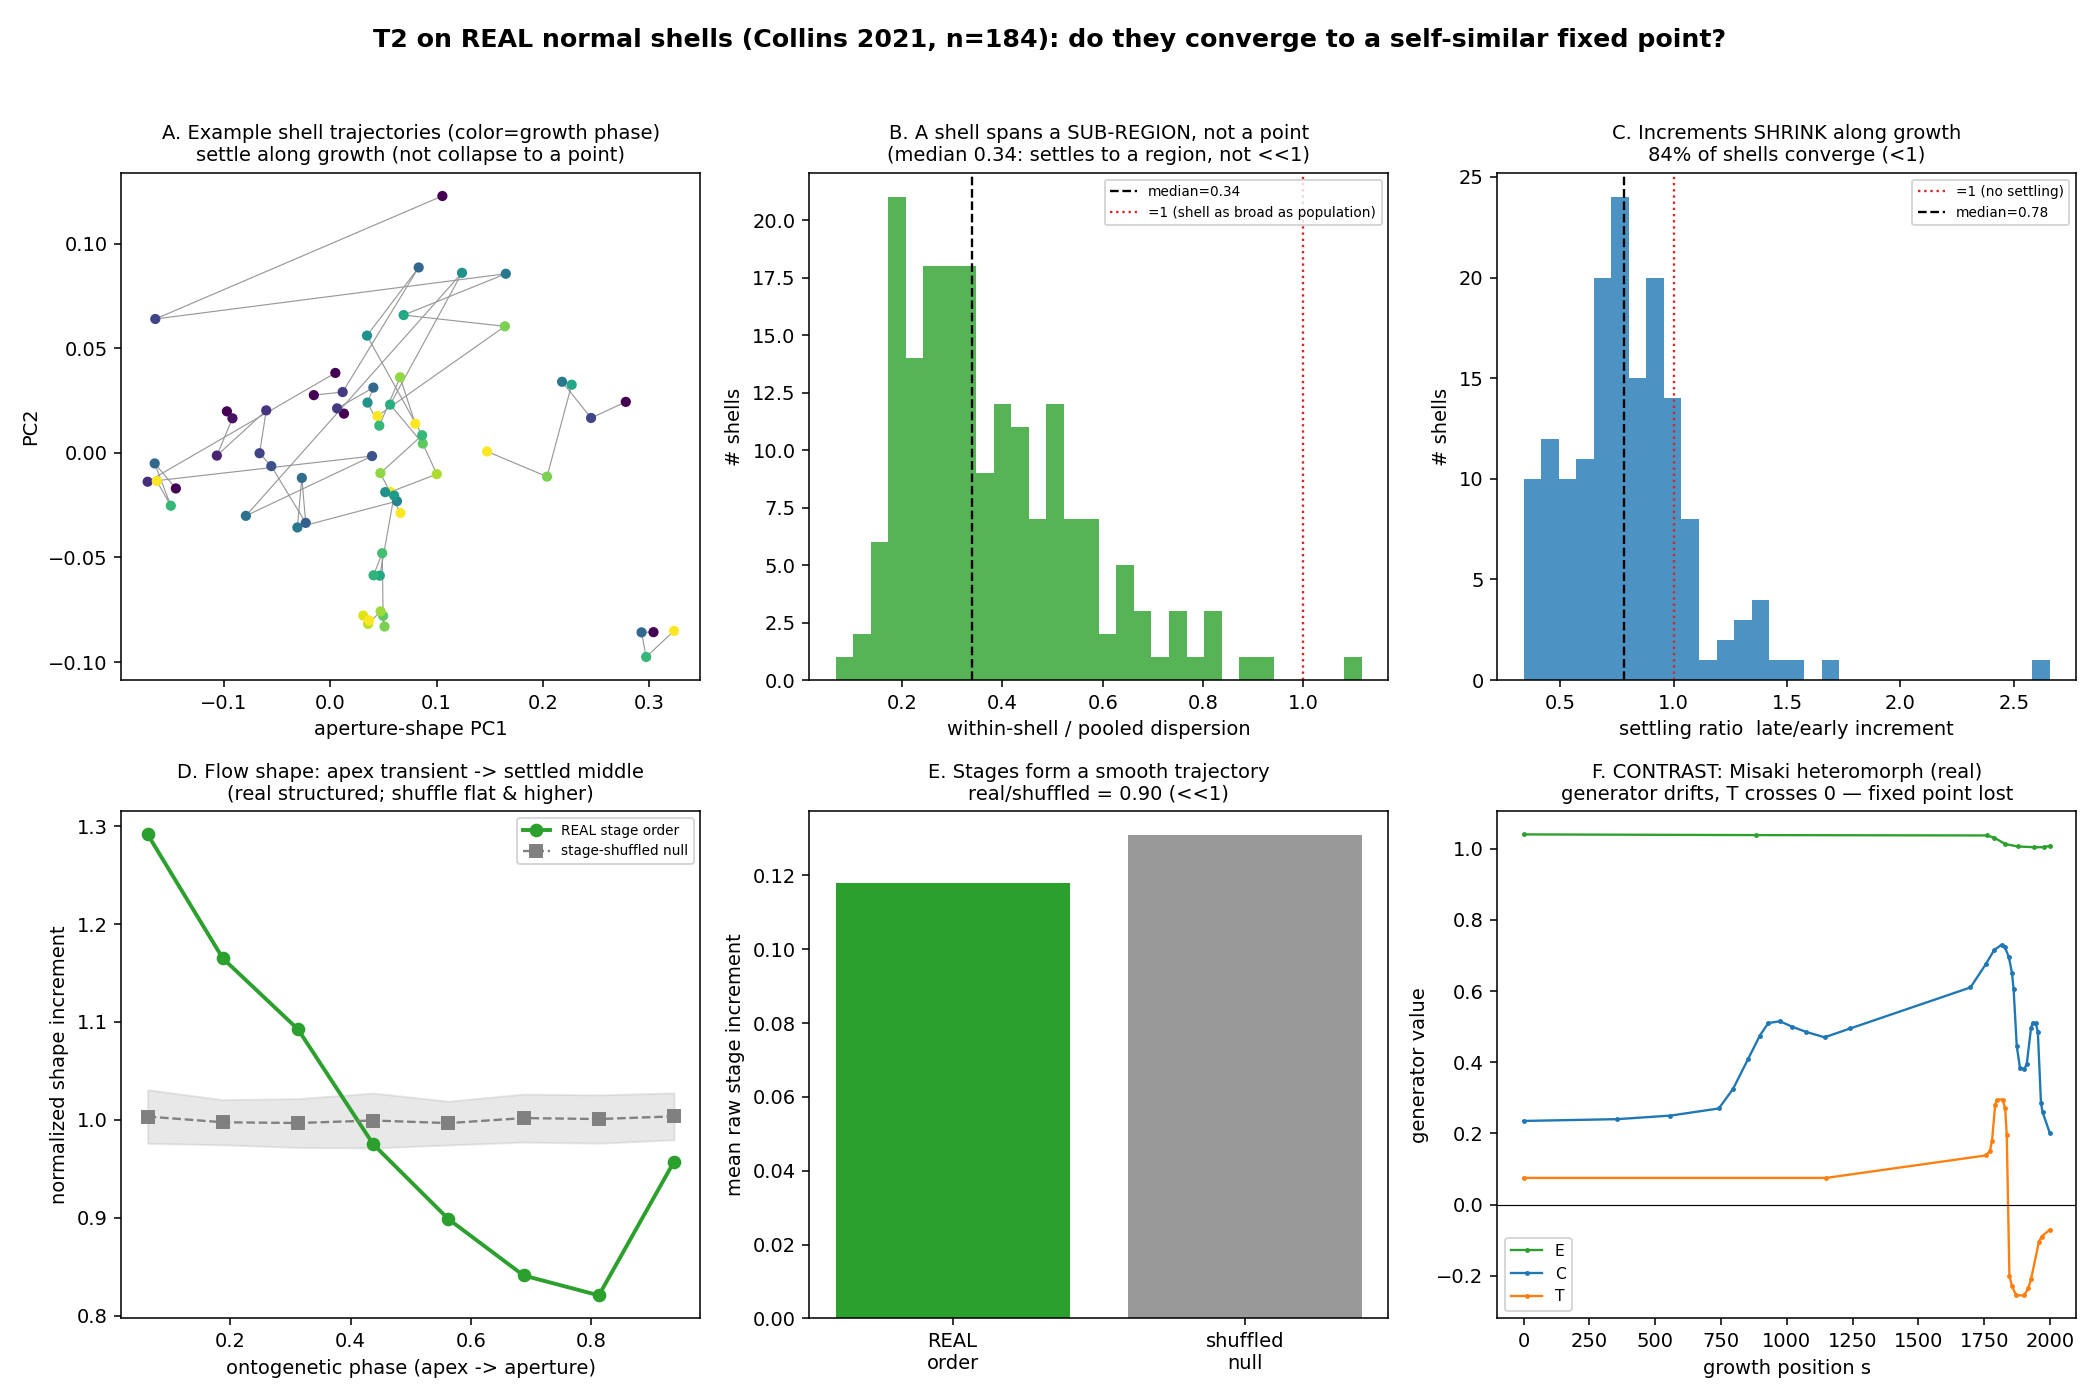

This chart was generated by the following Python code:
"""
T2 — the REAL normal endpoint (Ron's data-in-hand gate).

The calibrated apparatus (shell_t2_anchor / shell_t2_volume) tests a SYNTHETIC
normal (constant E,C,T, self-similar by construction) against a REAL heteromorph
(Misaki, T crosses zero). That contrast is asymmetric: the normal side is
self-similar by fiat. This script fills the missing endpoint with REAL normal
shells and asks the falsifiable question directly:

    Do real normal gastropod shells converge to a self-similar fixed point
    along their own growth trajectory?

Data: Collins et al. 2021 `S_Table_3_hangle_output.csv` — 184 normal-gastropod
shells, each 4-21 growth stages, aperture outline as an 18-component HARMONIC-
ANGLE shape vector (scale- and rotation-invariant by construction). For a
perfectly self-similar (gnomonic) shell the outline shape is identical at every
stage => the 18-vector is CONSTANT along growth; any drift is departure from
self-similarity. So self-similarity is read directly off the trajectory, no
generator fit needed.

Readouts (all intra-shell, falsifiable):
  (1) within-shell dispersion / pooled dispersion  — is the shell a *point* in
      morphospace? (self-similar => << 1)
  (2) settling ratio = mean(late-third step)/mean(early-third step) — do the
      stage-to-stage increments SHRINK toward a fixed point? (<1 => converging)
  (3) aggregate increment-vs-phase profile, REAL vs STAGE-SHUFFLED null — proves
      the ordering is a smooth flow (a trajectory) and exposes the apex transient
      and any terminal maturity flare.

Contrast panel: Misaki morphotype I (real heteromorph) generator E,C,T(s) — the
lost fixed point. Same dataset family used by the calibrated anchor.

Falsifier: if normal shells do NOT converge (increments don't shrink; within ~
pooled; real profile == shuffled), the "normal converges / heteromorph loses"
premise of cross-stratum-transduction T2 is wrong.
"""
import sys, csv
from pathlib import Path
from collections import defaultdict
import numpy as np
import matplotlib; matplotlib.use("Agg")
import matplotlib.pyplot as plt
try:
    sys.stdout.reconfigure(encoding="utf-8")
except (AttributeError, ValueError):
    pass

ROOT = Path(r"H:\character-framework\data\shell")
COLLINS = ROOT / "doi_10_5061_dryad_p5hqbzknw__v20210113" / "S_Table_3_hangle_output.csv"
MISAKI = ROOT / "doi_10_5061_dryad_q573n5tnz__v20230815" / \
    "Data_2_Parameter_values_of_the_growing_tube_model_for_each_morphotype.csv"
OUT = Path(r"H:\character-framework\experiments")
rng = np.random.default_rng(7)

# ---------------------------------------------------------------- load Collins
rows = list(csv.reader(open(COLLINS)))
hdr = rows[0]
vcol = [hdr.index(f"V{i}") for i in range(1, 19)]
cid, cap = hdr.index("ID"), hdr.index("Aperture")
shells = defaultdict(list)  # id -> list of (stage, 18-vec)
for r in rows[1:]:
    shells[r[cid]].append((int(r[cap]), np.array([float(r[c]) for c in vcol])))
traj = {}  # id -> (S,18) sorted by stage
for k, v in shells.items():
    v.sort(key=lambda t: t[0])
    traj[k] = np.array([x for _, x in v])
ids = list(traj)
X = np.vstack([traj[k] for k in ids])               # (1474,18) all stage-vectors
gmean = X.mean(0)
print(f"Collins: {len(ids)} normal shells, {len(X)} aperture stages, 18-dim shape vectors")

# size leakage check: is shape-vector magnitude correlated with stage within shells?
cors = []
for k in ids:
    t = traj[k]; st = np.arange(len(t))
    mag = np.linalg.norm(t - gmean, axis=1)
    if mag.std() > 0:
        cors.append(np.corrcoef(st, mag)[0, 1])
print(f"  size-leakage check: median corr(|shape-vec|, stage) = {np.median(cors):+.3f} "
      f"(near 0 => descriptor is scale-free, as designed)")

# ---------------------------------------------------------------- (1) within / pooled dispersion
V_pool = np.mean(np.sum((X - gmean) ** 2, axis=1))        # pooled variance about global mean
within = []
for k in ids:
    t = traj[k]; m = t.mean(0)
    within.append(np.mean(np.sum((t - m) ** 2, axis=1)))
within = np.array(within)
ratio_wp = within / V_pool
print(f"\n(1) within-shell / pooled dispersion: median = {np.median(ratio_wp):.3f}  "
      f"(self-similar => << 1; each shell ~ a point in morphospace)")
print(f"    {np.mean(ratio_wp < 0.2)*100:.0f}% of shells have within < 0.2 * pooled")

# ---------------------------------------------------------------- (2) settling ratio
def thirds_ratio(t):
    d = np.linalg.norm(np.diff(t, axis=0), axis=1)        # consecutive-stage increments
    n = len(d)
    if n < 4: return np.nan
    k = max(1, n // 3)
    early, late = d[:k].mean(), d[-k:].mean()
    return late / early if early > 0 else np.nan
settle = np.array([thirds_ratio(traj[k]) for k in ids])
settle = settle[~np.isnan(settle)]
print(f"\n(2) settling ratio late/early increment: median = {np.median(settle):.3f}  "
      f"(<1 => increments shrink => converging to a fixed point)")
print(f"    {np.mean(settle < 1)*100:.0f}% of shells converge (ratio < 1)  [n={len(settle)}]")

# ---------------------------------------------------------------- (3) increment vs phase: real vs shuffled
NB = 8
edges = np.linspace(0, 1, NB + 1)
def profile(order_fn, n_rep=1):
    acc = np.zeros((n_rep, NB)); cnt = np.zeros((n_rep, NB))
    for rep in range(n_rep):
        for k in ids:
            t = traj[k]
            if len(t) < 4: continue
            tt = order_fn(t)
            d = np.linalg.norm(np.diff(tt, axis=0), axis=1)
            d = d / d.mean() if d.mean() > 0 else d        # normalize per-shell: removes size, keeps shape of profile
            phi = (np.arange(len(d)) + 0.5) / len(d)
            idx = np.clip(np.digitize(phi, edges) - 1, 0, NB - 1)
            for b, val in zip(idx, d):
                acc[rep, b] += val; cnt[rep, b] += 1
    m = acc / np.maximum(cnt, 1)
    return m.mean(0), m.std(0)
real_prof, _ = profile(lambda t: t, 1)
shuf_prof, shuf_sd = profile(lambda t: t[rng.permutation(len(t))], 200)
# raw (un-normalized) mean increment, real vs shuffled — the "is it a smooth flow" test
def mean_raw_incr(order_fn, n_rep=1):
    vals = []
    for rep in range(n_rep):
        ds = []
        for k in ids:
            t = traj[k]
            if len(t) < 2: continue
            tt = order_fn(t)
            ds.append(np.linalg.norm(np.diff(tt, axis=0), axis=1).mean())
        vals.append(np.mean(ds))
    return np.mean(vals)
raw_real = mean_raw_incr(lambda t: t, 1)
raw_shuf = mean_raw_incr(lambda t: t[rng.permutation(len(t))], 200)
print(f"\n(3) mean raw stage-increment: REAL order = {raw_real:.4f}  vs SHUFFLED = {raw_shuf:.4f}  "
      f"(real << shuffled => stages form a smooth trajectory, not a cloud)")
print(f"    real/shuffled = {raw_real/raw_shuf:.3f}")

# ---------------------------------------------------------------- PCA for the trajectory plot
U, Sv, Wt = np.linalg.svd(X - gmean, full_matrices=False)
PC = Wt[:2]                                                # (2,18)
def proj(t): return (t - gmean) @ PC.T

# ---------------------------------------------------------------- Misaki heteromorph (contrast)
def parse_misaki(path, morph="I"):
    rs = list(csv.reader(open(path, encoding="utf-8"))); h = rs[0]
    cs = h.index(f"Morphotype {morph} (values of s)"); cv = h.index(f"Morphotype {morph} (values of E, C, T)")
    out = {"E": [[], []], "C": [[], []], "T": [[], []]}; cur = None
    for r in rs[1:]:
        if len(r) <= cv: continue
        a, b = r[cs].strip(), r[cv].strip()
        if b in ("E", "C", "T"): cur = b; continue
        if cur is None or a == "" or a.lower().startswith(("upper", "growth")): continue
        try: out[cur][0].append(float(a)); out[cur][1].append(float(b))
        except ValueError: pass
    return out
mis = parse_misaki(MISAKI, "I")

# ================================================================ figure
fig = plt.figure(figsize=(15, 10))
fig.suptitle("T2 on REAL normal shells (Collins 2021, n=184): do they converge to a self-similar fixed point?",
             fontsize=13, fontweight="bold")

# A: example trajectories in PCA shape space, colored by stage
ax = fig.add_subplot(2, 3, 1)
order = np.argsort(-within)                                # show a spread: most + least stationary
pick = [ids[i] for i in list(order[:3]) + list(order[len(order)//2-1:len(order)//2+1]) + list(order[-3:])]
for k in pick:
    p = proj(traj[k]); ph = np.linspace(0, 1, len(p))
    ax.plot(p[:, 0], p[:, 1], "-", color="0.6", lw=0.6, zorder=1)
    ax.scatter(p[:, 0], p[:, 1], c=ph, cmap="viridis", s=18, zorder=2)
ax.set_xlabel("aperture-shape PC1"); ax.set_ylabel("PC2")
ax.set_title("A. Example shell trajectories (color=growth phase)\nsettle along growth (not collapse to a point)", fontsize=10)

# B: within/pooled dispersion histogram
ax = fig.add_subplot(2, 3, 2)
ax.hist(ratio_wp, bins=30, color="tab:green", alpha=0.8)
ax.axvline(np.median(ratio_wp), color="k", ls="--", lw=1.2, label=f"median={np.median(ratio_wp):.2f}")
ax.axvline(1.0, color="tab:red", ls=":", lw=1.2, label="=1 (shell as broad as population)")
ax.set_xlabel("within-shell / pooled dispersion"); ax.set_ylabel("# shells")
ax.set_title("B. A shell spans a SUB-REGION, not a point\n(median 0.34: settles to a region, not <<1)", fontsize=10)
ax.legend(fontsize=7)

# C: settling ratio histogram
ax = fig.add_subplot(2, 3, 3)
ax.hist(np.clip(settle, 0, 3), bins=30, color="tab:blue", alpha=0.8)
ax.axvline(1.0, color="tab:red", ls=":", lw=1.2, label="=1 (no settling)")
ax.axvline(np.median(settle), color="k", ls="--", lw=1.2, label=f"median={np.median(settle):.2f}")
ax.set_xlabel("settling ratio  late/early increment"); ax.set_ylabel("# shells")
ax.set_title(f"C. Increments SHRINK along growth\n{np.mean(settle<1)*100:.0f}% of shells converge (<1)", fontsize=10)
ax.legend(fontsize=7)

# D: increment-vs-phase profile, real vs shuffled
ax = fig.add_subplot(2, 3, 4)
ctr = (edges[:-1] + edges[1:]) / 2
ax.plot(ctr, real_prof, "o-", color="tab:green", lw=2, label="REAL stage order")
ax.plot(ctr, shuf_prof, "s--", color="0.5", lw=1.2, label="stage-shuffled null")
ax.fill_between(ctr, shuf_prof - shuf_sd, shuf_prof + shuf_sd, color="0.7", alpha=0.3)
ax.set_xlabel("ontogenetic phase (apex -> aperture)"); ax.set_ylabel("normalized shape increment")
ax.set_title("D. Flow shape: apex transient -> settled middle\n(real structured; shuffle flat & higher)", fontsize=10)
ax.legend(fontsize=7)

# E: raw increment real vs shuffled (smooth-trajectory test)
ax = fig.add_subplot(2, 3, 5)
ax.bar(["REAL\norder", "shuffled\nnull"], [raw_real, raw_shuf],
       color=["tab:green", "0.6"])
ax.set_ylabel("mean raw stage increment")
ax.set_title(f"E. Stages form a smooth trajectory\nreal/shuffled = {raw_real/raw_shuf:.2f} (<<1)", fontsize=10)

# F: Misaki heteromorph contrast — the lost fixed point
ax = fig.add_subplot(2, 3, 6)
for kk, col in [("E", "tab:green"), ("C", "tab:blue"), ("T", "tab:orange")]:
    ax.plot(mis[kk][0], mis[kk][1], ".-", color=col, lw=1.2, ms=3, label=kk)
ax.axhline(0, color="k", lw=0.6)
ax.set_xlabel("growth position s"); ax.set_ylabel("generator value")
ax.set_title("F. CONTRAST: Misaki heteromorph (real)\ngenerator drifts, T crosses 0 — fixed point lost", fontsize=10)
ax.legend(fontsize=8)

fig.tight_layout(rect=[0, 0, 1, 0.96])
png = OUT / "shell_t2_collins.png"
fig.savefig(png, dpi=140)
print(f"\nsaved {png}")
